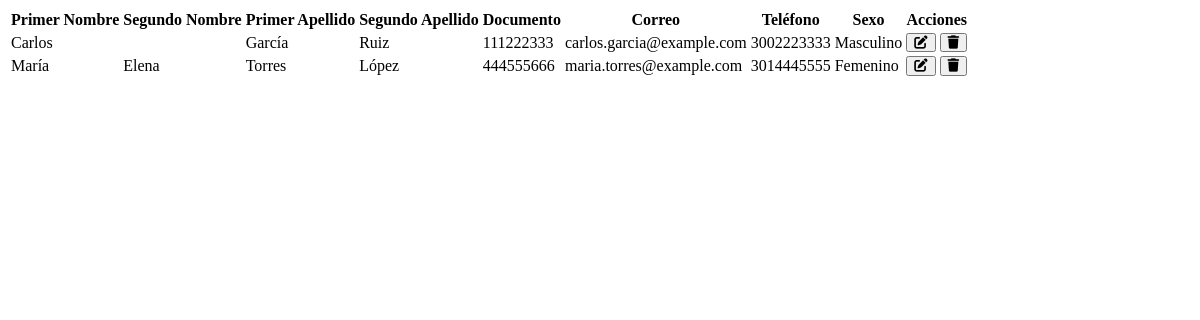
The page /php/listar_clientes.php on the database its author committed.
### tables this page shows
CREATE TABLE IF NOT EXISTS clientes (
    id INT AUTO_INCREMENT PRIMARY KEY,
    Primer_nombre VARCHAR(50) NOT NULL,
    Segundo_nombre VARCHAR(50),
    Primer_apellido VARCHAR(50) NOT NULL,
    Segundo_apellido VARCHAR(50),
    Numero_documento VARCHAR(30) NOT NULL UNIQUE,
    Correo VARCHAR(100) NOT NULL UNIQUE,
    Telefono VARCHAR(15) NOT NULL,
    Sexo VARCHAR(20) NOT NULL
);

### php/listar_clientes.php (the view, shortened to what this page needs)
<?php
include "conexion.php";
$sql = "SELECT id, Primer_nombre, Segundo_nombre, Primer_apellido, Segundo_apellido, Numero_documento, Correo, Telefono, Sexo FROM clientes ORDER BY Primer_nombre, Primer_apellido";
$resultado = $conn->query($sql);
$clientes = [];
if ($resultado && $resultado->num_rows > 0) {
    while($row = $resultado->fetch_assoc()) {
        $clientes[] = $row;
    }
}
?>
<table>
    <tr>
        <th>Primer Nombre</th>
        <th>Segundo Nombre</th>
        <th>Primer Apellido</th>
        <th>Segundo Apellido</th>
        <th>Documento</th>
        <th>Correo</th>
        <th>Teléfono</th>
        <th>Sexo</th>
        <th>Acciones</th>
    </tr>
    <?php if (!empty($clientes)): ?>
        <?php foreach($clientes as $row): ?>
            <tr>
                <td><?= htmlspecialchars($row['Primer_nombre']) ?></td>
                <td><?= htmlspecialchars($row['Segundo_nombre']) ?></td>
                <td><?= htmlspecialchars($row['Primer_apellido']) ?></td>
                <td><?= htmlspecialchars($row['Segundo_apellido']) ?></td>
                <td><?= htmlspecialchars($row['Numero_documento']) ?></td>
                <td><?= htmlspecialchars($row['Correo']) ?></td>
                <td><?= htmlspecialchars($row['Telefono']) ?></td>
                <td><?= htmlspecialchars($row['Sexo']) ?></td>
                <td class="acciones">
                    <button class="btn-accion" title="Editar"><i class="fa fa-edit"></i></button>
                    <button class="btn-accion" title="Eliminar"><i class="fa fa-trash"></i></button>
                </td>
            </tr>
        <?php endforeach; ?>
    <?php else: ?>
        <tr><td colspan="9">No hay clientes registrados.</td></tr>
    <?php endif; ?>
</table>
<link rel="stylesheet" href="../css/clientes.css">
<link rel="stylesheet" href="https://cdnjs.cloudflare.com/ajax/libs/font-awesome/6.4.0/css/all.min.css">

### rows shown on the page
clientes: Primer_nombre "Carlos", Primer_apellido "García", Segundo_apellido "Ruiz", Numero_documento "111222333", Correo "carlos.garcia@example.com", Telefono "3002223333", Sexo "Masculino"
clientes: Primer_nombre "María", Segundo_nombre "Elena", Primer_apellido "Torres", Segundo_apellido "López", Numero_documento "444555666", Correo "maria.torres@example.com", Telefono "3014445555", Sexo "Femenino"
